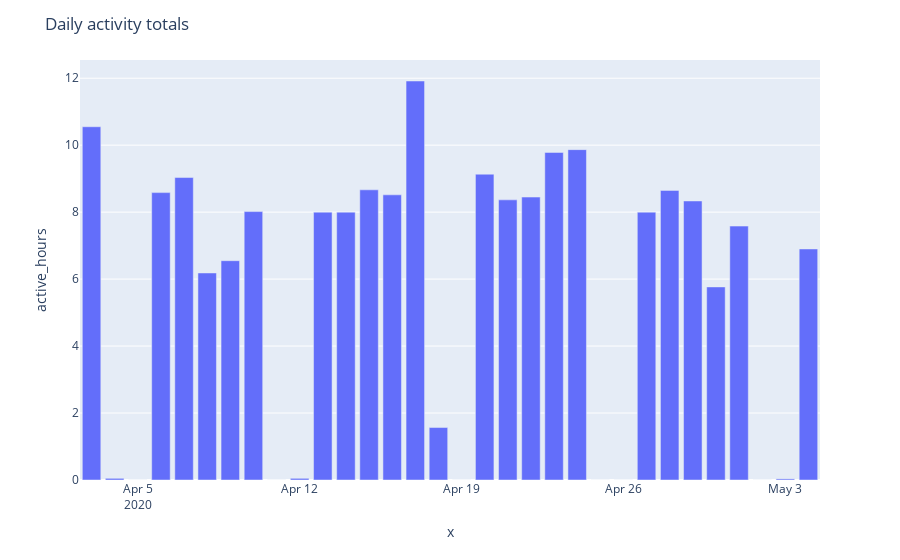

Notebook code cell kept with this figure:
### Code cell
#plot total activity by day
fig = px.bar(activity_info.daily_activity, x=activity_info.daily_activity.index, y='active_hours')
fig.update_layout(
    title="Daily activity totals",
    width=900, height=700
)
fig.show()

### Figure 1 — Plotly figure (JSON) as saved in the notebook; plotly's stock layout.template omitted (floating-point values rounded to 4 significant figures)
{"data": [{"alignmentgroup": "True", "hovertemplate": "x=%{x}<br>active_hours=%{y}<extra></extra>", "legendgroup": "", "marker": {"color": "#636efa"}, "name": "", "offsetgroup": "", "orientation": "v", "showlegend": false, "textposition": "auto", "type": "bar", "x": ["2020-04-03", "2020-04-04", "2020-04-05", "2020-04-06", "2020-04-07", "2020-04-08", "2020-04-09", "2020-04-10", "2020-04-11", "2020-04-12", "2020-04-13", "2020-04-14", "2020-04-15", "2020-04-16", "2020-04-17", "2020-04-18", "2020-04-19", "2020-04-20", "2020-04-21", "2020-04-22", "2020-04-23", "2020-04-24", "2020-04-25", "2020-04-26", "2020-04-27", "2020-04-28", "2020-04-29", "2020-04-30", "2020-05-01", "2020-05-02", "2020-05-03", "2020-05-04"], "xaxis": "x", "y": [10.55, 0.05, 0, 8.583, 9.033, 6.183, 6.55, 8.017, 0, 0.05, 8, 8, 8.667, 8.517, 11.92, 1.567, 0, 9.133, 8.367, 8.45, 9.783, 9.867, 0, 0, 8, 8.65, 8.333, 5.767, 7.583, 0, 0.03333, 6.9], "yaxis": "y"}], "layout": {"barmode": "relative", "legend": {"tracegroupgap": 0}, "margin": {"t": 60}, "title": {"text": "Daily activity totals"}, "xaxis": {"anchor": "y", "domain": [0, 1], "title": {"text": "x"}}, "yaxis": {"anchor": "x", "domain": [0, 1], "title": {"text": "active_hours"}}}}
